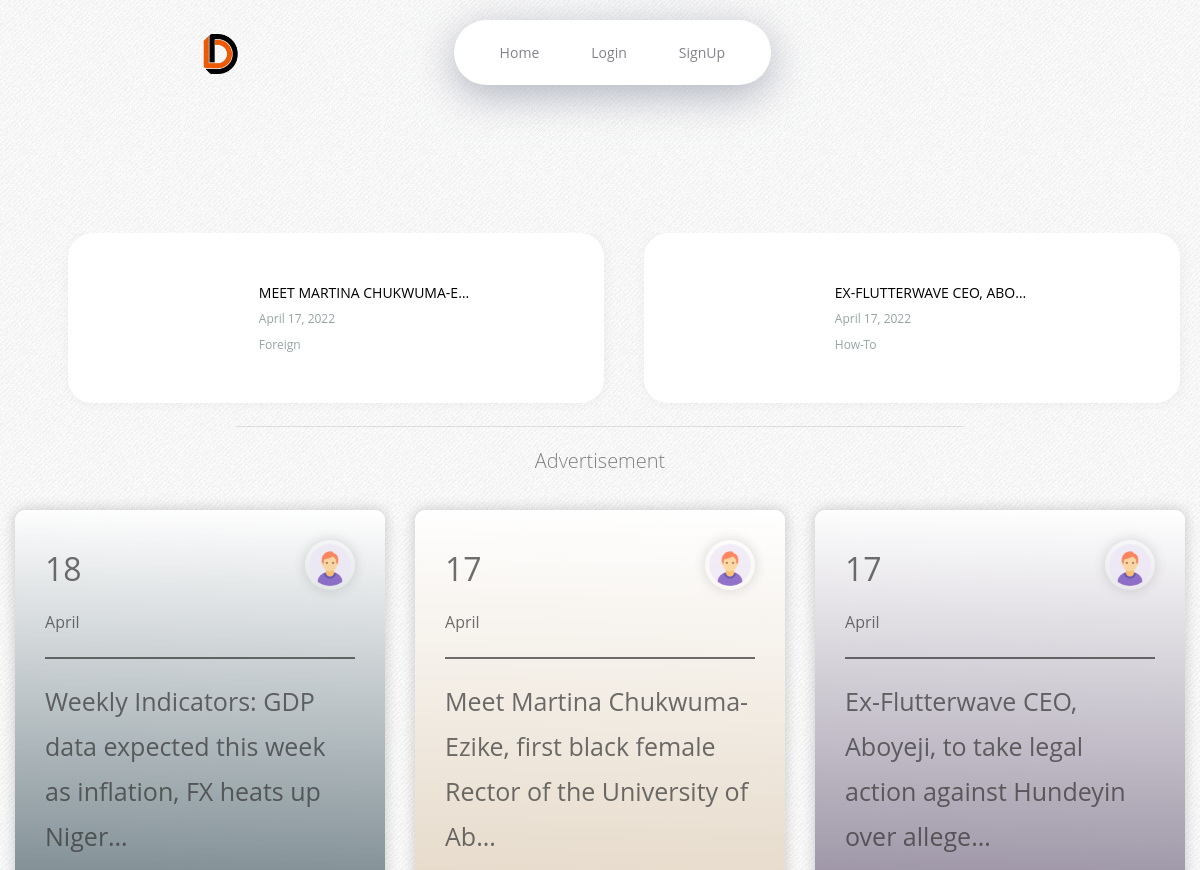
The app's page / (upper part), older data.
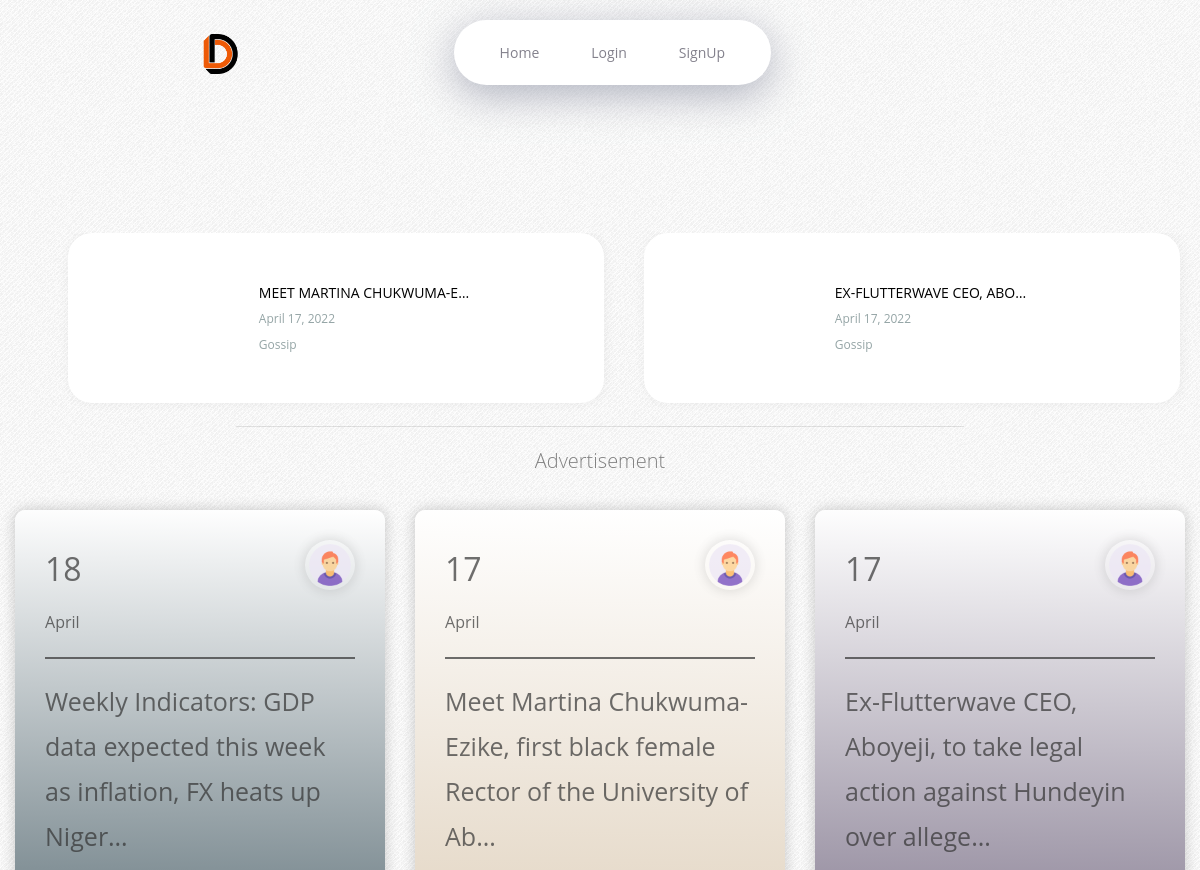
The same page, newer data.
### users/models.py (models this page shows, shortened)
class Post(models.Model):
    title         = models.CharField(max_length=255, unique=True,
                             help_text="Text limit is 250")
    description   = models.CharField(max_length=200,
                                   help_text="Text limit is 200, and know that this is the post snippet")
    content       = RichTextField()
    author        = models.ForeignKey(User, on_delete=models.CASCADE, max_length=255)
    upload_image  = models.ImageField(_("Image"), upload_to="post_media/image/%Y/%m/", blank=True, null=True)
    image_url     = models.CharField(max_length=3038, null=True, blank=True)
    image_color   = models.CharField(max_length=50, null=True, blank=True)
    image_caption = models.CharField(max_length=100, null=True, blank=True,
                                     help_text="Text limit is 100, and know that this is the post image description")
    video_url     = models.CharField(max_length=3000, null=True, blank=True)
    category      = models.CharField(choices=CategoryList, max_length=50, default='uncategorized')
    hashtags      = TaggableManager(verbose_name=_("Hashtags"))
    likes         = models.ManyToManyField(User, related_name="likes", blank=True)
    dislikes      = models.ManyToManyField(User, related_name="dislikes",  blank=True)
    views         = models.IntegerField(default=0, null=True, blank=True)
    scraped       = models.BooleanField(default=False)
    date_posted   = models.DateTimeField(default=timezone.now)
    class Meta:
        ordering = ['-id']

class Profile(models.Model):
    user = models.OneToOneField(User, on_delete=models.CASCADE)
    upload_image = models.ImageField(
        _("Image"), upload_to="profile_images/%Y/%m/", blank=True, null=True)
    image_url = models.CharField(
        max_length=3080, blank=True, null=True)
    status = models.CharField(max_length=50, null=True, blank=True)
    facebook_link = models.CharField(max_length=255, null=True, blank=True)
    twitter_link = models.CharField(max_length=255, null=True, blank=True)
    instagram_link = models.CharField(max_length=255, null=True, blank=True)
    location = models.CharField(
        choices=Country, max_length=60, null=True, blank=True)
    about_me = models.TextField(null=True, blank=True)
    timestamp = models.DateTimeField(default=timezone.now)

### users/views.py (the view, shortened to what this page needs)
# urls.py: path('', views.PostListView.as_view(), name="home"),
class PostListView(ListView):
    model = Post  # Getting Model from models.py
    template_name = 'index.html'  # <app>/<model>_<viewtype>.html
    context_object_name = 'posts'  # the context name
    paginate_by = 12  # dividing the page into 12 posts per page

### users/templates/index.html (shortened to what this page needs)
{% extends 'base.html' %} {% load static %}
{% block content %} {% include "components/widgets.html" with usd='yes' ngn='yes' headline='yes' %}
<div class="wrapper m-0">
  <div class="section-content ml-5">
    <div class="row align-center">
      <div class="col medium-12" id="slick-container-shoutouts">
        {% include 'components/news_slider.html' with posts=posts %}
  <div
    class="ad load-none"
    style="
      margin: auto;
      display: flex;
      flex-direction: column;
      max-width: 728px;
    "
  >
    <hr />
    <p class="text-center lead">Advertisement</p>
  </div>
  {% include "components/posts_list.html" with posts=posts is_paginated=is_paginated page_obj=page_obj %}
  {% endblock content %}

### templates/components/news_slider.html
{% load static %}
{% for posts in posts %}
<div class="slider-element" style="display: none">
  <a href="{%url 'users:post-detail' posts.id%}">
  <div class="img-wrap" style="background-image: url({% if posts.upload_image %}{{ posts.upload_image.url }}
{% elif not posts.upload_image %}
{{ posts.image_url }}
{% else %}{% static 'default.png' %}{% endif %})">
  </a>
  </div>
      <a href="{%url 'users:post-detail' posts.id%}">
    <div class="text-wrap">
      <h2>
          {{ posts.title | truncatechars:25 | safe  }}
        </h2>
        <h3>
          {{posts.date_posted|date:"F"}} {{posts.date_posted|date:"d"}}, {{posts.date_posted|date:"Y"}}
        </h3>
        <h3>
          {{ posts.category }} {% if posts.hashtag.all %} | {{posts.hashtag.first}} {% endif %}
        </h3>
      </div>
    </a>
    </div>
      {% endfor %}

### templates/components/posts_list.html (shortened to what this page needs)
{% load static %}
{% load humanize %}
{% if posts %}
  <div class="devdiv_posts-slider">
    <div class="devdiv_posts-slider__wrp swiper-wrapper">
      {% for post in posts %}
      <div class="devdiv_posts-slider__item swiper-slide">
        <div onclick="window.location.href = `{%url 'users:post-detail' post.id%}`" style="background: linear-gradient(1deg, {{post.image_color}}, #fff);" class="devdiv_posts__item pointer">
          <div class="devdiv_posts-date">
            <div class="">
            <span class="devdiv_posts-date__title">{{post.date_posted|date:"d"}}</span>
            <span class="devdiv_posts-date__txt">{{post.date_posted|date:"F"}}</span>
          </div>
          <a href="{% url 'users:user-posts' post.author.username %}">
            <figure onclick="window.location.href = `{% url 'users:user-posts' post.author.username %}`" class="user-post-profile figure-back"
            style="background-image: url({% if post.author.profile.upload_image %}{{ post.author.profile.upload_image.url }}
            {% elif not post.author.profile.upload_image %}
            {{ post.author.profile.image_url }}
            {% else %}{% static 'default_jpg.png' %}{% endif %})"
            >
            </figure>
          </a>
          </div>
          <div class="devdiv_posts__title"> {{post.title | truncatechars:80 | safe}}
          </div>
        </div>
      </div>
      {% endfor %}
      {% if is_paginated %}
    </div>
      {% endif %}
  </div>
  {% endif %}

Row changes from the older to the newer data that the page shows:
changed Post "Meet Martina Chukwuma-Ezike, first black female Rector of the University of Ab…": category "Foreign" → "Gossip"
changed Post "Ex-Flutterwave CEO, Aboyeji, to take legal action against Hundeyin over allege…": category "How-To" → "Gossip"
